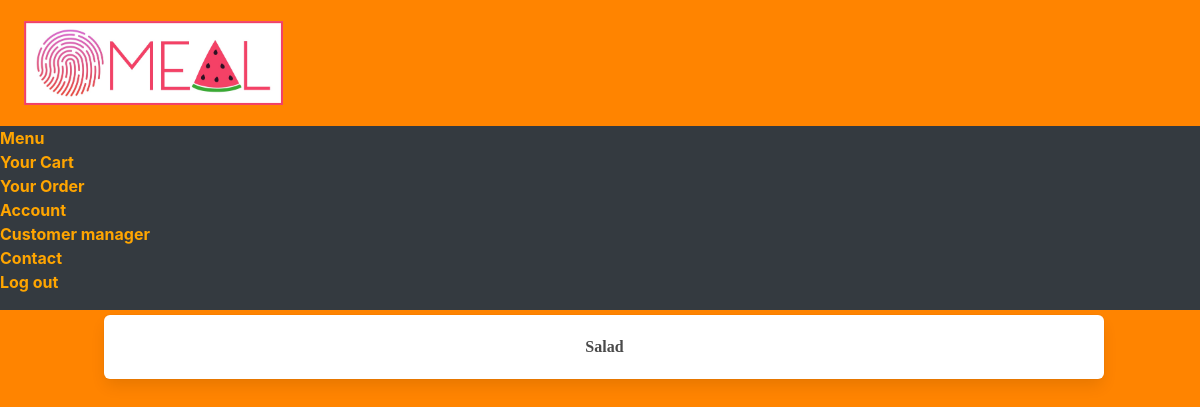
The page /salad on the database as committed earlier.
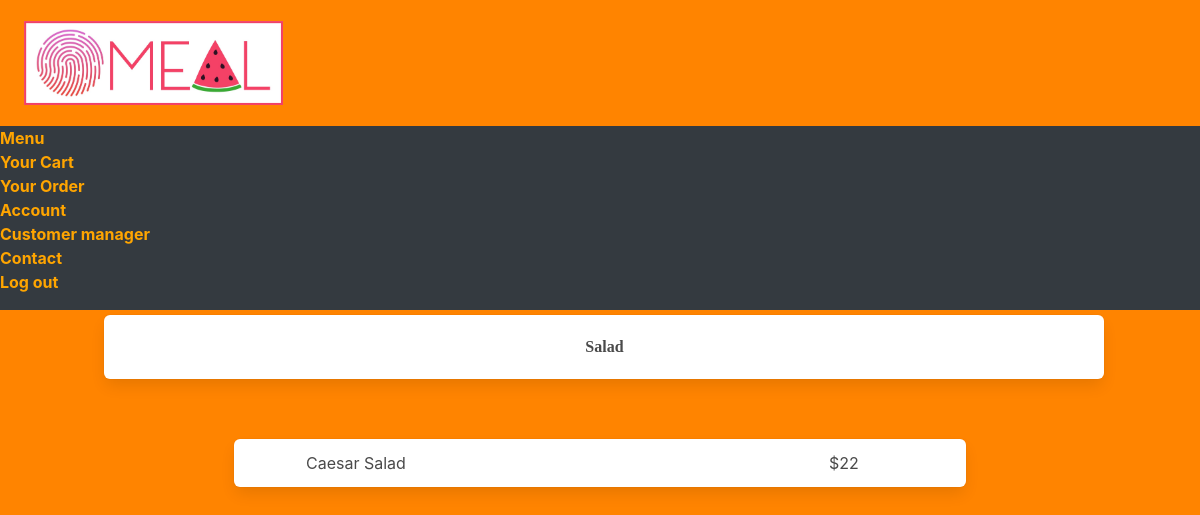
The same page on the database as committed later.
### main.py (models this page shows, shortened)
class Salad(db.Model):
    id = db.Column(db.Integer, primary_key=True)
    name = db.Column(db.String(200), nullable=False)
    price = db.Column(db.Integer)

### main.py (the view)
@main.route('/salad', methods=['GET'])
def salad():
    dishes = Salad.query.order_by(Salad.id).all()
    return render_template('view_option/view_menu/salad.html', dishes=dishes)

### templates/view_option/view_menu/salad.html (shortened to what this page needs)
{% extends "base.html" %}
{% block head%}
    <link rel= "stylesheet" type= "text/css" href= "{{ url_for('static',filename='styles/view_menu/style_each_menu.css') }}">
{%endblock%}
{% block body%}
<div class="box choosing-option has-text-weight-bold">Salad</div>
<section class="section">
    {% for dish in dishes %}
    <div class="container">
        <div class=" columns has-text-centered is-mobile">
            <div class="column is-1"></div>
            <a href="/salad/{{dish.id}}" class="column box has-text-centered is-8">
                <div class="columns is-mobile">
                    <div class="column is1">{{ dish.name }}</div>
                    <div class="column is7"></div>
                    <div class="column is4">${{ dish.price }}</div>
                </div>
            </a>
            <div class="column is-1"></div>
        </div>
    </div>
    {% endfor %}
</section>
{%endblock%}

Rows that differ between the two databases and show on the page:
added Salad: name "Caesar Salad", price "22"
